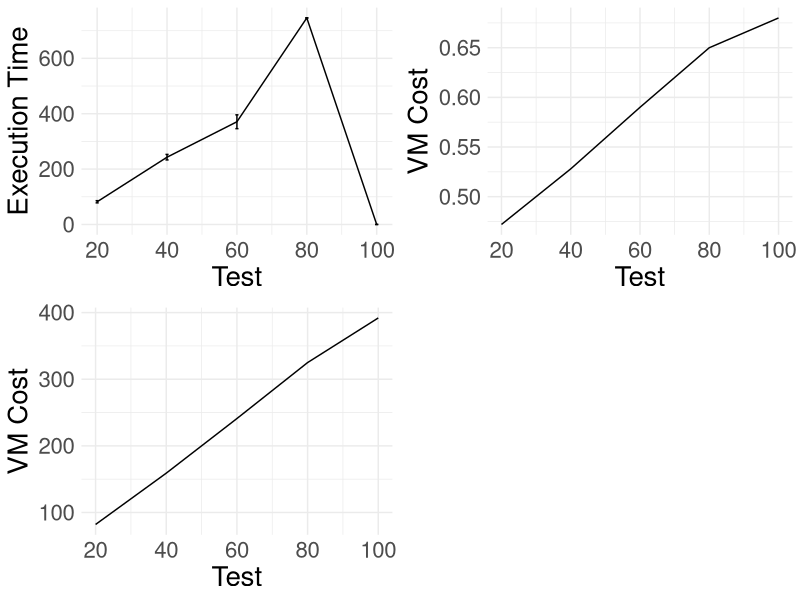

Write R code to recreate this figure.
require("ggplot2")
require(ggpubr)
data <- data.frame("Test" = c(20,40, 60, 80, 100), 
                   "Execution_Time" = c(82,243, 371,746,0), 
                   "SD" = c(4,10,25,0,0), 
                   "Memory" = c(0, 0, 0, 0,0),
                   "CPU" = c(0, 0, 0, 0,0),
                   "Cost" = c(0.472, 0.528, 0.59, 0.65,0.68),
                   "Total_Cost" = c(0.944, 1 , 2.64, 4.13,1),
                   "Output_Size" = c(82, 159, 241, 325, 392))


g1 <- ggplot(data=data, aes(x=Test, y=Execution_Time)) +
  geom_line() +
  geom_errorbar(aes(ymin=Execution_Time-SD, ymax=Execution_Time+SD), colour="black", width=.9) +
  labs(x="Test", y = "Execution Time")+
  scale_color_brewer(palette="Paired") +
  theme_minimal()+  theme(text = element_text(size=20))

g2 <- ggplot(data=data, aes(x=Test, y=Cost)) +
  geom_line() +
  labs(x="Test", y = "VM Cost")+
  scale_color_brewer(palette="Paired") +
  theme_minimal()+  theme(text = element_text(size=20))

g3 <- ggplot(data=data, aes(x=Test, y=Output_Size)) +
  geom_line() +
  labs(x="Test", y = "VM Cost")+
  scale_color_brewer(palette="Paired") +
  theme_minimal()+  theme(text = element_text(size=20))

png('/home/eduardo/dados.png', width = 800, height = 400)
ggarrange(g1, g2,g3,
          ncol = 2, nrow = 2)
dev.off()
